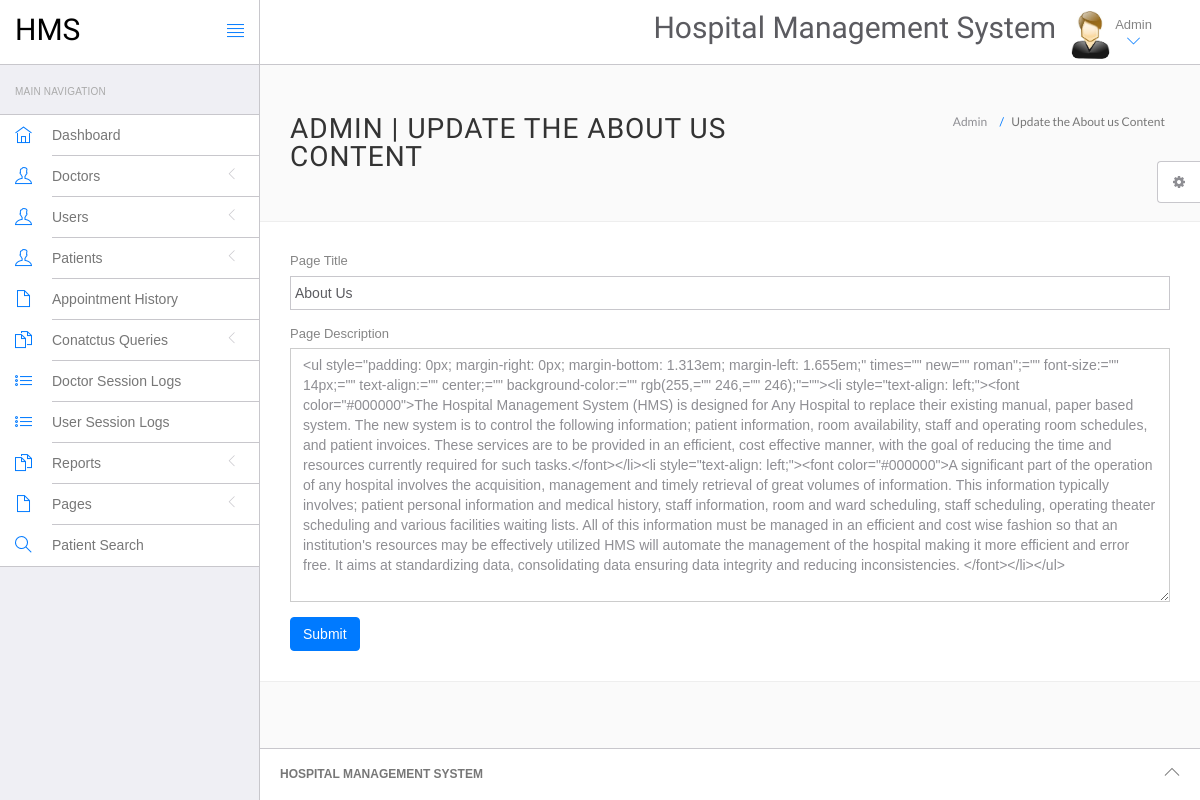
/hospital/hms/admin/about-us.php (signed in), run on the app's committed database.
### tables this page shows
CREATE TABLE `tblpage` (
  `ID` int(10) NOT NULL,
  `PageType` varchar(200) DEFAULT NULL,
  `PageTitle` varchar(200) DEFAULT NULL,
  `PageDescription` mediumtext DEFAULT NULL,
  `Email` varchar(120) DEFAULT NULL,
  `MobileNumber` bigint(10) DEFAULT NULL,
  `UpdationDate` timestamp NULL DEFAULT current_timestamp(),
  `OpenningTime` varchar(255) DEFAULT NULL
);

### hospital/hms/admin/about-us.php (the view, shortened to what this page needs)
<?php
include('include/config.php');
if(strlen($_SESSION['id']==0)) {
 header('location:logout.php');
  } else{
?>
<!DOCTYPE html>
<html lang="en">
	<head>
		<link rel="stylesheet" href="vendor/bootstrap/css/bootstrap.min.css">
		<link rel="stylesheet" href="vendor/fontawesome/css/font-awesome.min.css">
		<link rel="stylesheet" href="vendor/themify-icons/themify-icons.min.css">
		<link href="vendor/animate.css/animate.min.css" rel="stylesheet" media="screen">
		<link href="vendor/perfect-scrollbar/perfect-scrollbar.min.css" rel="stylesheet" media="screen">
		<link href="vendor/switchery/switchery.min.css" rel="stylesheet" media="screen">
		<link href="vendor/bootstrap-touchspin/jquery.bootstrap-touchspin.min.css" rel="stylesheet" media="screen">
		<link href="vendor/select2/select2.min.css" rel="stylesheet" media="screen">
		<link href="vendor/bootstrap-datepicker/bootstrap-datepicker3.standalone.min.css" rel="stylesheet" media="screen">
		<link href="vendor/bootstrap-timepicker/bootstrap-timepicker.min.css" rel="stylesheet" media="screen">
		<link rel="stylesheet" href="assets/css/styles.css">
		<link rel="stylesheet" href="assets/css/plugins.css">
		<link rel="stylesheet" href="assets/css/themes/theme-1.css" id="skin_color" />
	</head>
	<body>
		<div id="app">
<?php include('include/sidebar.php');?>
			<div class="app-content">
					<?php include('include/header.php');?>
				<div class="main-content" >
					<div class="wrap-content container" id="container">
						<section id="page-title">
							<div class="row">
								<div class="col-sm-8">
									<h1 class="mainTitle">Admin  | Update the About us Content</h1>
																	</div>
								<ol class="breadcrumb">
									<li>
										<span>Admin </span>
									</li>
									<li class="active">
										<span>Update the About us Content</span>
									</li>
								</ol>
							</div>
						</section>
						<div class="container-fluid container-fullw bg-white">
									<div class="row">
								<div class="col-md-12">
                  <form class="forms-sample" method="post">
                    <?php
$ret=mysqli_query($con,"select * from  tblpage where PageType='aboutus'");
while ($row=mysqli_fetch_array($ret)) {
?>
                    <div class="form-group">
                       <label for="exampleInputUsername1">Page Title</label>
                      <input id="pagetitle" name="pagetitle" type="text" class="form-control" required="true" value="<?php  echo $row['PageTitle'];?>">
                    </div>
                    <div class="form-group">
                      <label for="exampleInputEmail1">Page Description</label>
                      <textarea class="form-control" name="pagedes" id="pagedes" rows="12"><?php  echo $row['PageDescription'];?></textarea>
                    </div>
                    <?php } ?>
                    <button type="submit" class="btn btn-primary mr-2" name="submit">Submit</button>
                  </form>
								</div>
							</div>
								</div>
					</div>
				</div>
			</div>
	<?php include('include/footer.php');?>
	<?php include('include/setting.php');?>
		</div>
	</body>
</html>
<?php } ?>

### hospital/hms/admin/assets/css/themes/theme-1.css (style rules this page uses)
body { background: #FAFAFA; }

### data on the page
tblpage: pagetitle "About Us", pagedes "<ul style=\"padding: 0px; margin-right: 0px; margin-bottom: 1.313em; margin-left: 1.655em;\" times=\"\" new=\"\" roman\";=\"\" font-size:=\"\" 14px;=\"\" text-align:=\"\" center;=\"\" background-color:=\"\" rgb(255,=\"\" 246,=\"\" 246);\"=\"\"><li style=\"text-align: left;\"><font color=\"#000000\">The Hospital Management System (HMS) is designed for Any Hospital to replace their existing manual, paper based system. The new system is to control the following information; patient information, room availability, staff and operating room schedules, and patient invoices. These services are to be provided in an efficient, cost effective manner, with the goal of reducing the time and resources currently required for such…"
